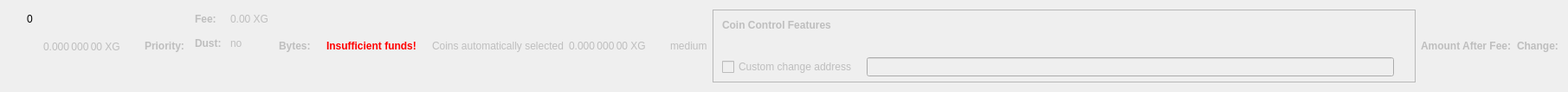
    <widget class="QWidget" name="dummyHideWidget" native="true">
     <property name="maximumSize">
      <size>
       <width>100</width>
       <height>22</height>
      </size>
     </property>
     <layout class="QHBoxLayout" name="dummyHideLayout">
      <item>
       <layout class="QFormLayout" name="formLayoutCoinControl1">
        <property name="horizontalSpacing">
         <number>10</number>
        </property>
        <property name="verticalSpacing">
         <number>14</number>
        </property>
        <property name="leftMargin">
         <number>10</number>
        </property>
        <property name="topMargin">
         <number>4</number>
        </property>
        <property name="rightMargin">
         <number>6</number>
        </property>
        <item row="0" column="1">
         <widget class="QLabel" name="labelCoinControlBytes">
          <property name="cursor">
           <cursorShape>IBeamCursor</cursorShape>
          </property>
          <property name="contextMenuPolicy">
           <enum>Qt::ActionsContextMenu</enum>
          </property>
          <property name="text">
           <string notr="true">0</string>
          </property>
          <property name="textInteractionFlags">
           <set>Qt::LinksAccessibleByMouse|Qt::TextSelectableByKeyboard|Qt::TextSelectableByMouse</set>
          </property>
         </widget>
        </item>
       </layout>
      </item>
      <item>
       <widget class="QLabel" name="labelCoinControlAfterFee">
        <property name="enabled">
         <bool>false</bool>
        </property>
        <property name="sizePolicy">
         <sizepolicy hsizetype="Fixed" vsizetype="Fixed">
          <horstretch>0</horstretch>
          <verstretch>0</verstretch>
         </sizepolicy>
        </property>
        <property name="minimumSize">
         <size>
          <width>111</width>
          <height>12</height>
         </size>
        </property>
        <property name="maximumSize">
         <size>
          <width>111</width>
          <height>12</height>
         </size>
        </property>
        <property name="cursor">
         <cursorShape>IBeamCursor</cursorShape>
        </property>
        <property name="contextMenuPolicy">
         <enum>Qt::ActionsContextMenu</enum>
        </property>
        <property name="text">
         <string notr="true">0.000 000 00 XG</string>
        </property>
        <property name="textInteractionFlags">
         <set>Qt::LinksAccessibleByMouse|Qt::TextSelectableByKeyboard|Qt::TextSelectableByMouse</set>
        </property>
       </widget>
      </item>
      <item>
       <widget class="QLabel" name="labelCoinControlPriorityText">
        <property name="enabled">
         <bool>false</bool>
        </property>
        <property name="font">
         <font>
          <weight>75</weight>
          <bold>true</bold>
         </font>
        </property>
        <property name="text">
         <string>Priority:</string>
        </property>
       </widget>
      </item>
      <item>
       <layout class="QHBoxLayout" name="horizontalLayout"/>
      </item>
      <item>
       <layout class="QFormLayout" name="formLayoutCoinControl3">
        <property name="horizontalSpacing">
         <number>10</number>
        </property>
        <property name="verticalSpacing">
         <number>14</number>
        </property>
        <property name="leftMargin">
         <number>6</number>
        </property>
        <property name="topMargin">
         <number>4</number>
        </property>
        <property name="rightMargin">
         <number>6</number>
        </property>
        <item row="0" column="0">
         <widget class="QLabel" name="labelCoinControlFeeText">
          <property name="enabled">
           <bool>false</bool>
          </property>
          <property name="font">
           <font>
            <weight>75</weight>
            <bold>true</bold>
           </font>
          </property>
          <property name="text">
           <string>Fee:</string>
          </property>
          <property name="margin">
           <number>0</number>
          </property>
         </widget>
        </item>
        <item row="0" column="1">
         <widget class="QLabel" name="labelCoinControlFee">
          <property name="enabled">
           <bool>false</bool>
          </property>
          <property name="cursor">
           <cursorShape>IBeamCursor</cursorShape>
          </property>
          <property name="contextMenuPolicy">
           <enum>Qt::ActionsContextMenu</enum>
          </property>
          <property name="text">
           <string notr="true">0.00 XG</string>
          </property>
          <property name="textInteractionFlags">
           <set>Qt::LinksAccessibleByMouse|Qt::TextSelectableByKeyboard|Qt::TextSelectableByMouse</set>
          </property>
         </widget>
        </item>
        <item row="1" column="0">
         <widget class="QLabel" name="labelCoinControlLowOutputText">
          <property name="enabled">
           <bool>false</bool>
          </property>
          <property name="font">
           <font>
            <weight>75</weight>
            <bold>true</bold>
           </font>
          </property>
          <property name="text">
           <string>Dust:</string>
          </property>
         </widget>
        </item>
        <item row="1" column="1">
         <widget class="QLabel" name="labelCoinControlLowOutput">
          <property name="enabled">
           <bool>false</bool>
          </property>
          <property name="cursor">
           <cursorShape>IBeamCursor</cursorShape>
          </property>
          <property name="contextMenuPolicy">
           <enum>Qt::ActionsContextMenu</enum>
          </property>
          <property name="text">
           <string>no</string>
          </property>
          <property name="textInteractionFlags">
           <set>Qt::LinksAccessibleByMouse|Qt::TextSelectableByKeyboard|Qt::TextSelectableByMouse</set>
          </property>
         </widget>
        </item>
       </layout>
      </item>
      <item>
       <widget class="QLabel" name="labelCoinControlBytesText">
        <property name="enabled">
         <bool>false</bool>
        </property>
        <property name="font">
         <font>
          <weight>75</weight>
          <bold>true</bold>
         </font>
        </property>
        <property name="text">
         <string>Bytes:</string>
        </property>
       </widget>
      </item>
      <item>
       <layout class="QFormLayout" name="formLayoutCoinControl2">
        <property name="horizontalSpacing">
         <number>10</number>
        </property>
        <property name="verticalSpacing">
         <number>14</number>
        </property>
        <property name="leftMargin">
         <number>6</number>
        </property>
        <property name="topMargin">
         <number>4</number>
        </property>
        <property name="rightMargin">
         <number>6</number>
        </property>
       </layout>
      </item>
      <item>
       <layout class="QHBoxLayout" name="horizontalLayoutCoinControl2">
        <property name="spacing">
         <number>8</number>
        </property>
        <property name="bottomMargin">
         <number>10</number>
        </property>
       </layout>
      </item>
      <item>
       <widget class="QLabel" name="labelCoinControlInsuffFunds">
        <property name="enabled">
         <bool>false</bool>
        </property>
        <property name="minimumSize">
         <size>
          <width>0</width>
          <height>0</height>
         </size>
        </property>
        <property name="font">
         <font>
          <weight>75</weight>
          <bold>true</bold>
         </font>
        </property>
        <property name="styleSheet">
         <string notr="true">color:red;font-weight:bold;</string>
        </property>
        <property name="text">
         <string>Insufficient funds!</string>
        </property>
        <property name="margin">
         <number>5</number>
        </property>
       </widget>
      </item>
      <item>
       <layout class="QFormLayout" name="formLayoutCoinControl4">
        <property name="horizontalSpacing">
         <number>10</number>
        </property>
        <property name="verticalSpacing">
         <number>14</number>
        </property>
        <property name="leftMargin">
         <number>6</number>
        </property>
        <property name="topMargin">
         <number>4</number>
        </property>
        <property name="rightMargin">
         <number>6</number>
        </property>
       </layout>
      </item>
      <item>
       <widget class="QLabel" name="labelCoinControlAutomaticallySelected">
        <property name="enabled">
         <bool>false</bool>
        </property>
        <property name="sizePolicy">
         <sizepolicy hsizetype="Fixed" vsizetype="Fixed">
          <horstretch>0</horstretch>
          <verstretch>0</verstretch>
         </sizepolicy>
        </property>
        <property name="minimumSize">
         <size>
          <width>0</width>
          <height>0</height>
         </size>
        </property>
        <property name="maximumSize">
         <size>
          <width>240</width>
          <height>16777215</height>
         </size>
        </property>
        <property name="text">
         <string>Coins automatically selected</string>
        </property>
        <property name="margin">
         <number>5</number>
        </property>
       </widget>
      </item>
      <item>
       <widget class="QLabel" name="labelCoinControlChange">
        <property name="enabled">
         <bool>false</bool>
        </property>
        <property name="sizePolicy">
         <sizepolicy hsizetype="Fixed" vsizetype="Fixed">
          <horstretch>0</horstretch>
          <verstretch>0</verstretch>
         </sizepolicy>
        </property>
        <property name="minimumSize">
         <size>
          <width>111</width>
          <height>0</height>
         </size>
        </property>
        <property name="maximumSize">
         <size>
          <width>111</width>
          <height>16777215</height>
         </size>
        </property>
        <property name="cursor">
         <cursorShape>IBeamCursor</cursorShape>
        </property>
        <property name="contextMenuPolicy">
         <enum>Qt::ActionsContextMenu</enum>
        </property>
        <property name="text">
         <string notr="true">0.000 000 00 XG</string>
        </property>
        <property name="textInteractionFlags">
         <set>Qt::LinksAccessibleByMouse|Qt::TextSelectableByKeyboard|Qt::TextSelectableByMouse</set>
        </property>
       </widget>
      </item>
      <item>
       <widget class="QLabel" name="labelCoinControlPriority">
        <property name="enabled">
         <bool>false</bool>
        </property>
        <property name="cursor">
         <cursorShape>IBeamCursor</cursorShape>
        </property>
        <property name="contextMenuPolicy">
         <enum>Qt::ActionsContextMenu</enum>
        </property>
        <property name="text">
         <string>medium</string>
        </property>
        <property name="textInteractionFlags">
         <set>Qt::LinksAccessibleByMouse|Qt::TextSelectableByKeyboard|Qt::TextSelectableByMouse</set>
        </property>
       </widget>
      </item>
      <item>
       <widget class="QFrame" name="frameCoinControl">
        <property name="sizePolicy">
         <sizepolicy hsizetype="Expanding" vsizetype="Expanding">
          <horstretch>0</horstretch>
          <verstretch>0</verstretch>
         </sizepolicy>
        </property>
        <property name="maximumSize">
         <size>
          <width>16777215</width>
          <height>16777215</height>
         </size>
        </property>
        <property name="frameShape">
         <enum>QFrame::StyledPanel</enum>
        </property>
        <property name="frameShadow">
         <enum>QFrame::Sunken</enum>
        </property>
        <layout class="QVBoxLayout" name="verticalLayoutCoinControl2_2">
         <property name="spacing">
          <number>0</number>
         </property>
         <property name="leftMargin">
          <number>0</number>
         </property>
         <property name="topMargin">
          <number>0</number>
         </property>
         <property name="rightMargin">
          <number>0</number>
         </property>
         <property name="bottomMargin">
          <number>6</number>
         </property>
         <item>
          <layout class="QVBoxLayout" name="verticalLayoutCoinControl" stretch="0,0,0,1">
           <property name="spacing">
            <number>0</number>
           </property>
           <property name="leftMargin">
            <number>10</number>
           </property>
           <property name="topMargin">
            <number>10</number>
           </property>
           <item>
            <layout class="QHBoxLayout" name="horizontalLayoutCoinControl1">
             <property name="bottomMargin">
              <number>15</number>
             </property>
             <item>
              <widget class="QLabel" name="labelCoinControlFeatures">
               <property name="enabled">
                <bool>false</bool>
               </property>
               <property name="sizePolicy">
                <sizepolicy hsizetype="Preferred" vsizetype="Maximum">
                 <horstretch>0</horstretch>
                 <verstretch>0</verstretch>
                </sizepolicy>
               </property>
               <property name="font">
                <font>
                 <weight>75</weight>
                 <bold>true</bold>
                </font>
               </property>
               <property name="styleSheet">
                <string notr="true">font-weight:bold;</string>
               </property>
               <property name="text">
                <string>Coin Control Features</string>
               </property>
              </widget>
             </item>
            </layout>
           </item>
           <item>
            <widget class="QWidget" name="widgetCoinControl" native="true">
             <property name="sizePolicy">
              <sizepolicy hsizetype="Preferred" vsizetype="Preferred">
               <horstretch>0</horstretch>
               <verstretch>0</verstretch>
              </sizepolicy>
             </property>
             <property name="minimumSize">
              <size>
               <width>0</width>
               <height>0</height>
              </size>
             </property>
             <property name="styleSheet">
              <string notr="true"/>
             </property>
             <layout class="QHBoxLayout" name="horizontalLayoutCoinControl5_2">
              <property name="leftMargin">
               <number>0</number>
              </property>
              <property name="topMargin">
               <number>0</number>
              </property>
              <property name="rightMargin">
               <number>0</number>
              </property>
              <property name="bottomMargin">
               <number>0</number>
              </property>
              <item>
               <layout class="QHBoxLayout" name="horizontalLayoutCoinControl3">
                <property name="spacing">
                 <number>20</number>
                </property>
                <property name="topMargin">
                 <number>0</number>
                </property>
                <property name="bottomMargin">
                 <number>10</number>
                </property>
               </layout>
              </item>
             </layout>
            </widget>
           </item>
           <item>
            <layout class="QHBoxLayout" name="horizontalLayoutCoinControl4" stretch="0,0,0">
             <property name="spacing">
              <number>12</number>
             </property>
             <property name="sizeConstraint">
              <enum>QLayout::SetDefaultConstraint</enum>
             </property>
             <property name="topMargin">
              <number>5</number>
             </property>
             <property name="rightMargin">
              <number>5</number>
             </property>
             <item>
              <widget class="QCheckBox" name="checkBoxCoinControlChange">
               <property name="enabled">
                <bool>false</bool>
               </property>
               <property name="toolTip">
                <string>If this is activated, but the change address is empty or invalid, change will be sent to a newly generated address.</string>
               </property>
               <property name="text">
                <string>Custom change address</string>
               </property>
              </widget>
             </item>
             <item>
              <widget class="QValidatedLineEdit" name="lineEditCoinControlChange">
               <property name="enabled">
                <bool>false</bool>
               </property>
               <property name="sizePolicy">
                <sizepolicy hsizetype="Expanding" vsizetype="Fixed">
                 <horstretch>0</horstretch>
                 <verstretch>0</verstretch>
                </sizepolicy>
               </property>
              </widget>
             </item>
             <item>
              <widget class="QLabel" name="labelCoinControlChangeLabel_2">
               <property name="sizePolicy">
                <sizepolicy hsizetype="Preferred" vsizetype="Expanding">
                 <horstretch>0</horstretch>
                 <verstretch>0</verstretch>
                </sizepolicy>
               </property>
               <property name="minimumSize">
                <size>
                 <width>0</width>
                 <height>0</height>
                </size>
               </property>
               <property name="text">
                <string/>
               </property>
               <property name="margin">
                <number>3</number>
               </property>
              </widget>
             </item>
            </layout>
           </item>
           <item>
            <spacer name="verticalSpacerCoinControl">
             <property name="orientation">
              <enum>Qt::Vertical</enum>
             </property>
             <property name="sizeHint" stdset="0">
              <size>
               <width>800</width>
               <height>1</height>
              </size>
             </property>
            </spacer>
           </item>
          </layout>
         </item>
        </layout>
       </widget>
      </item>
      <item>
       <widget class="QLabel" name="labelCoinControlAfterFeeText">
        <property name="enabled">
         <bool>false</bool>
        </property>
        <property name="minimumSize">
         <size>
          <width>0</width>
          <height>0</height>
         </size>
        </property>
        <property name="maximumSize">
         <size>
          <width>16777215</width>
          <height>16777215</height>
         </size>
        </property>
        <property name="font">
         <font>
          <weight>75</weight>
          <bold>true</bold>
         </font>
        </property>
        <property name="text">
         <string>Amount After Fee:</string>
        </property>
        <property name="alignment">
         <set>Qt::AlignLeading|Qt::AlignLeft|Qt::AlignVCenter</set>
        </property>
        <property name="margin">
         <number>0</number>
        </property>
       </widget>
      </item>
      <item>
       <widget class="QLabel" name="labelCoinControlChangeText">
        <property name="enabled">
         <bool>false</bool>
        </property>
        <property name="sizePolicy">
         <sizepolicy hsizetype="Preferred" vsizetype="Preferred">
          <horstretch>0</horstretch>
          <verstretch>0</verstretch>
         </sizepolicy>
        </property>
        <property name="minimumSize">
         <size>
          <width>0</width>
          <height>0</height>
         </size>
        </property>
        <property name="maximumSize">
         <size>
          <width>16777215</width>
          <height>16777215</height>
         </size>
        </property>
        <property name="font">
         <font>
          <weight>75</weight>
          <bold>true</bold>
         </font>
        </property>
        <property name="text">
         <string>Change:</string>
        </property>
        <property name="alignment">
         <set>Qt::AlignLeading|Qt::AlignLeft|Qt::AlignVCenter</set>
        </property>
       </widget>
      </item>
     </layout>
    </widget>
